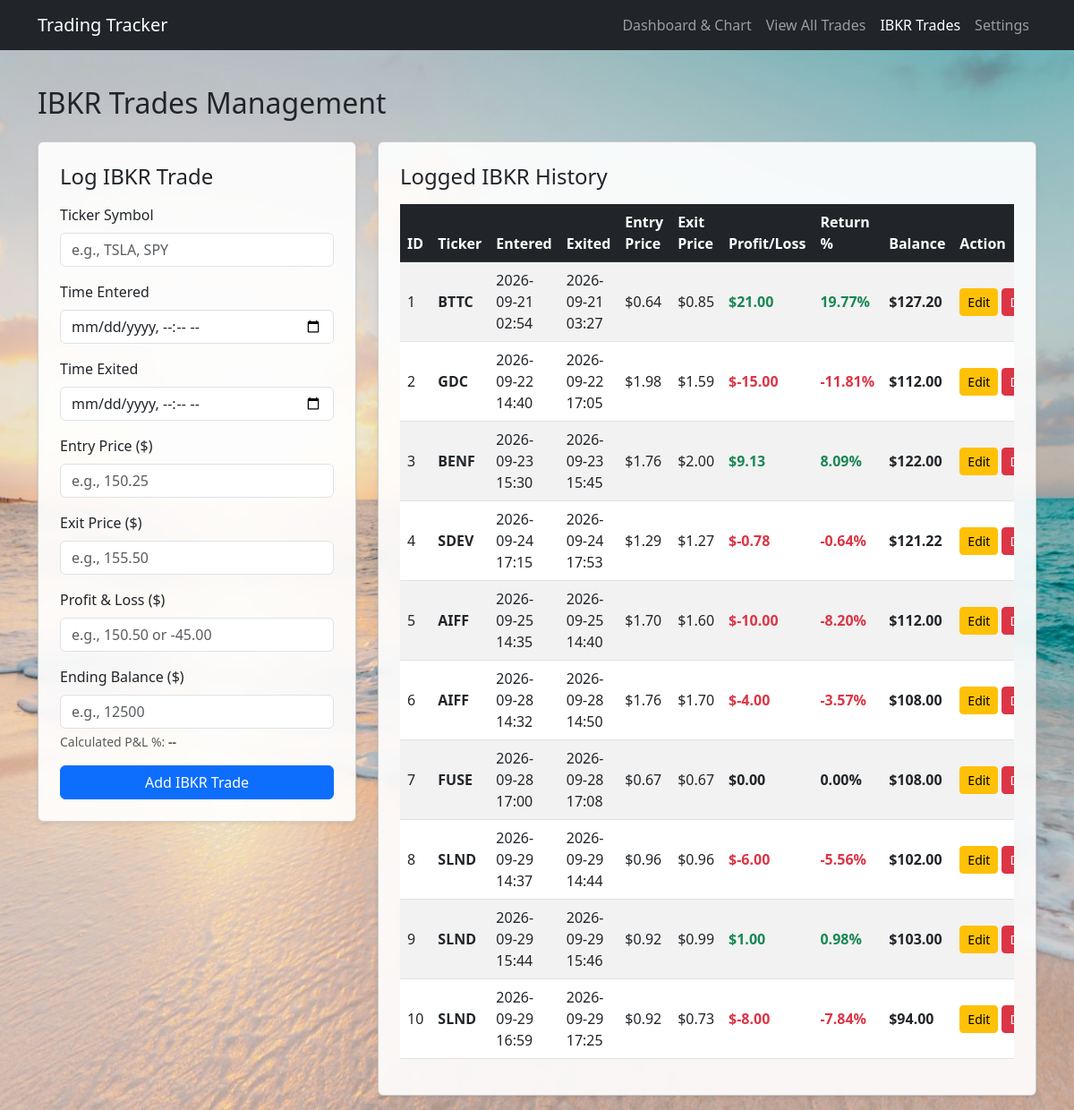
/ibkr, run on an earlier commit of the app's database.
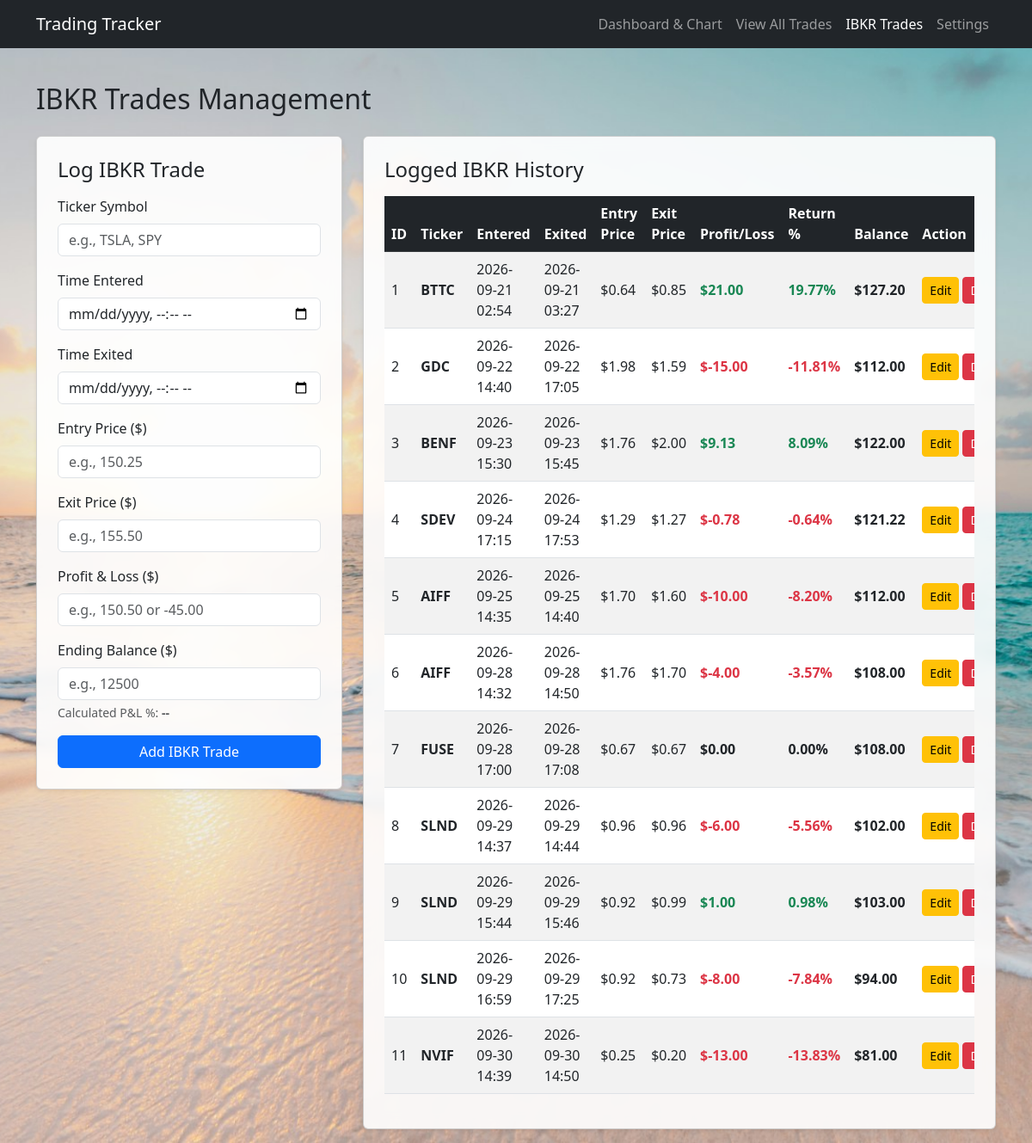
And on a later commit of the database.
### flask_app.py (models this page shows)
class IBKRTrade(db.Model):
  id = db.Column(db.Integer, primary_key=True)
  ticker = db.Column(db.String(20), nullable=False)
  time_entered = db.Column(db.String(50), nullable=False)
  time_exited = db.Column(db.String(50), nullable=False)
  entry_price = db.Column(db.Float, nullable=False, default=0.0)
  exit_price = db.Column(db.Float, nullable=False, default=0.0)
  pnl = db.Column(db.Float, nullable=False, default=0.0)
  balance = db.Column(db.Float, nullable=False, default=0.0)
  timestamp = db.Column(db.DateTime, default=datetime.utcnow)

### flask_app.py (the view, shortened to what this page needs)
@app.route('/ibkr', methods=['GET', 'POST'])
def ibkr_trades():
  all_ibkr_trades = IBKRTrade.query.order_by(IBKRTrade.id.asc()).all()
  return render_template('ibkr.html', trades=all_ibkr_trades)

### templates/ibkr.html (shortened to what this page needs)
<!DOCTYPE html>
<html lang="en">
<head>
    <link href="https://cdn.jsdelivr.net/npm/bootstrap@5.3.0/dist/css/bootstrap.min.css" rel="stylesheet">
</head>
<body class="wallpaper-bg">
    <nav class="navbar navbar-expand-lg navbar-dark bg-dark mb-4">
        <div class="container">
            <a class="navbar-brand" href="/">Trading Tracker</a>
            <div class="navbar-nav">
                <a class="nav-link" href="/">Dashboard & Chart</a>
                <a class="nav-link" href="/trades-list">View All Trades</a>
                <a class="nav-link active" href="/ibkr">IBKR Trades</a>
                <a class="nav-link" href="/settings">Settings</a>
            </div>
        </div>
    </nav>
    <div class="container py-3">
        <h2 class="mb-4">IBKR Trades Management</h2>
        <div class="row g-4">
            <div class="col-lg-4">
                <div class="card shadow-sm p-4">
                    <h4 class="card-title mb-3">Log IBKR Trade</h4>
                    <form method="POST">
                        <div class="mb-3">
                            <label class="form-label">Ticker Symbol</label>
                            <input type="text" class="form-control" name="ticker" placeholder="e.g., TSLA, SPY" required>
                        </div>
                        <div class="mb-3">
                            <label class="form-label">Time Entered</label>
                            <input type="datetime-local" class="form-control" name="time_entered" required>
                        </div>
                        <div class="mb-3">
                            <label class="form-label">Time Exited</label>
                            <input type="datetime-local" class="form-control" name="time_exited" required>
                        </div>
                        <div class="mb-3">
                            <label class="form-label">Entry Price ($)</label>
                            <input type="number" step="any" class="form-control" name="entry_price" placeholder="e.g., 150.25" required>
                        </div>
                        <div class="mb-3">
                            <label class="form-label">Exit Price ($)</label>
                            <input type="number" step="any" class="form-control" name="exit_price" placeholder="e.g., 155.50" required>
                        </div>
                        <div class="mb-3">
                            <label class="form-label">Profit & Loss ($)</label>
                            <input type="number" step="any" class="form-control" id="pnlInput" name="pnl" placeholder="e.g., 150.50 or -45.00" required>
                        </div>
                        <div class="mb-3">
                            <label class="form-label">Ending Balance ($)</label>
                            <input type="number" step="any" class="form-control" id="balanceInput" name="balance" placeholder="e.g., 12500" required>
                            <div class="form-text mt-1">
                                Calculated P&L %: <span id="pnlPercentDisplay" class="fw-bold text-muted">--</span>
                            </div>
                        </div>
                        <button type="submit" class="btn btn-primary w-100">Add IBKR Trade</button>
                    </form>
                </div>
            </div>
            <div class="col-lg-8">
                <div class="card shadow-sm p-4">
                    <h4 class="card-title mb-3">Logged IBKR History</h4>
                    <div class="table-responsive">
                        <table class="table table-striped table-hover align-middle">
                            <thead class="table-dark">
                                <tr>
                                    <th>ID</th>
                                    <th>Ticker</th>
                                    <th>Entered</th>
                                    <th>Exited</th>
                                    <th>Entry Price</th>
                                    <th>Exit Price</th>
                                    <th>Profit/Loss</th>
                                    <th>Return %</th>
                                    <th>Balance</th>
                                    <th>Action</th>
                                </tr>
                            </thead>
                            <tbody>
                                {% for trade in trades %}
                                {% set starting_balance = trade.balance - trade.pnl %}
                                {% set pct = (trade.pnl / starting_balance * 100) if starting_balance > 0 else 0 %}
                                <tr>
                                    <td>{{ trade.id }}</td>
                                    <td><strong>{{ trade.ticker }}</strong></td>
                                    <td>{{ trade.time_entered.replace('T', ' ') }}</td>
                                    <td>{{ trade.time_exited.replace('T', ' ') }}</td>
                                    <td>${{ "%.2f"|format(trade.entry_price) }}</td>
                                    <td>${{ "%.2f"|format(trade.exit_price) }}</td>
                                    <td>
                                        <span class="fw-bold {{ 'text-success' if trade.pnl > 0 else ('text-danger' if trade.pnl < 0 else '') }}">
                                            ${{ "%.2f"|format(trade.pnl) }}
                                        </span>
                                    </td>
                                    <td>
                                        <span class="fw-bold {{ 'text-success' if pct > 0 else ('text-danger' if pct < 0 else '') }}">
                                            {{ "%.2f"|format(pct) }}%
                                        </span>
                                    </td>
                                    <td>
                                        <span class="fw-bold">
                                            ${{ "%.2f"|format(trade.balance) }}
                                        </span>
                                    </td>
                                    <td>
                                        <div class="d-flex gap-1">
                                            <a href="/ibkr/edit/{{ trade.id }}" class="btn btn-sm btn-warning">Edit</a>
                                            <form action="/ibkr/delete/{{ trade.id }}" method="POST" onsubmit="return confirm('Delete this IBKR trade?');">
                                                <button type="submit" class="btn btn-sm btn-danger">Delete</button>
                                            </form>
                                        </div>
                                    </td>
                                </tr>
                                {% else %}
                                <tr>
                                    <td colspan="10" class="text-center text-muted py-4">No IBKR trades logged yet.</td>
                                </tr>
                                {% endfor %}
                            </tbody>
                        </table>
                    </div>
                </div>
            </div>
        </div>
    </div>
</body>
</html>

What changed in the data, as far as the page shows it:
added IBKRTrade: id "11", ticker "NVIF", time_entered.replace "2026-09-30 14:39", time_exited.replace "2026-09-30 14:50", entry_price "0.25", exit_price "0.20", pnl "-13.00", pct "-13.83", balance "81.00"
